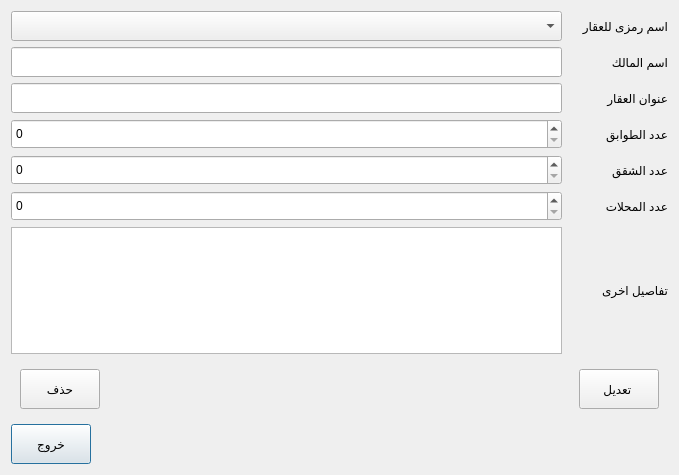
<?xml version="1.0" encoding="UTF-8"?>
<ui version="4.0">
 <class>estatesedit</class>
 <widget class="QDialog" name="estatesedit">
  <property name="geometry">
   <rect>
    <x>0</x>
    <y>0</y>
    <width>679</width>
    <height>475</height>
   </rect>
  </property>
  <property name="windowTitle">
   <string>تعديل/حذف عقار</string>
  </property>
  <layout class="QGridLayout" name="gridLayout_3">
   <item row="1" column="0">
    <widget class="QPushButton" name="pushButton">
     <property name="minimumSize">
      <size>
       <width>40</width>
       <height>40</height>
      </size>
     </property>
     <property name="text">
      <string>خروج</string>
     </property>
    </widget>
   </item>
   <item row="1" column="1">
    <spacer name="horizontalSpacer">
     <property name="orientation">
      <enum>Qt::Horizontal</enum>
     </property>
     <property name="sizeHint" stdset="0">
      <size>
       <width>40</width>
       <height>20</height>
      </size>
     </property>
    </spacer>
   </item>
   <item row="0" column="0" colspan="2">
    <layout class="QGridLayout" name="gridLayout">
     <item row="0" column="1">
      <widget class="QLabel" name="label">
       <property name="minimumSize">
        <size>
         <width>100</width>
         <height>0</height>
        </size>
       </property>
       <property name="text">
        <string>اسم رمزى للعقار</string>
       </property>
      </widget>
     </item>
     <item row="3" column="1">
      <widget class="QLabel" name="label_4">
       <property name="minimumSize">
        <size>
         <width>100</width>
         <height>0</height>
        </size>
       </property>
       <property name="text">
        <string>عدد الطوابق</string>
       </property>
      </widget>
     </item>
     <item row="5" column="0">
      <widget class="QSpinBox" name="spinBox_3">
       <property name="minimumSize">
        <size>
         <width>0</width>
         <height>30</height>
        </size>
       </property>
      </widget>
     </item>
     <item row="4" column="1">
      <widget class="QLabel" name="label_5">
       <property name="minimumSize">
        <size>
         <width>100</width>
         <height>0</height>
        </size>
       </property>
       <property name="text">
        <string>عدد الشقق</string>
       </property>
      </widget>
     </item>
     <item row="3" column="0">
      <widget class="QSpinBox" name="spinBox">
       <property name="minimumSize">
        <size>
         <width>0</width>
         <height>30</height>
        </size>
       </property>
      </widget>
     </item>
     <item row="1" column="1">
      <widget class="QLabel" name="label_2">
       <property name="minimumSize">
        <size>
         <width>100</width>
         <height>0</height>
        </size>
       </property>
       <property name="text">
        <string>اسم المالك</string>
       </property>
      </widget>
     </item>
     <item row="6" column="0">
      <widget class="QTextEdit" name="textEdit"/>
     </item>
     <item row="5" column="1">
      <widget class="QLabel" name="label_6">
       <property name="minimumSize">
        <size>
         <width>100</width>
         <height>0</height>
        </size>
       </property>
       <property name="text">
        <string>عدد المحلات</string>
       </property>
      </widget>
     </item>
     <item row="2" column="1">
      <widget class="QLabel" name="label_3">
       <property name="text">
        <string>عنوان العقار</string>
       </property>
      </widget>
     </item>
     <item row="1" column="0">
      <widget class="QLineEdit" name="lineEdit">
       <property name="minimumSize">
        <size>
         <width>0</width>
         <height>30</height>
        </size>
       </property>
      </widget>
     </item>
     <item row="0" column="0">
      <widget class="QComboBox" name="comboBox">
       <property name="minimumSize">
        <size>
         <width>0</width>
         <height>30</height>
        </size>
       </property>
      </widget>
     </item>
     <item row="4" column="0">
      <widget class="QSpinBox" name="spinBox_2">
       <property name="minimumSize">
        <size>
         <width>0</width>
         <height>30</height>
        </size>
       </property>
      </widget>
     </item>
     <item row="2" column="0">
      <widget class="QLineEdit" name="lineEdit_2">
       <property name="minimumSize">
        <size>
         <width>0</width>
         <height>30</height>
        </size>
       </property>
      </widget>
     </item>
     <item row="6" column="1">
      <widget class="QLabel" name="label_7">
       <property name="minimumSize">
        <size>
         <width>100</width>
         <height>0</height>
        </size>
       </property>
       <property name="text">
        <string>تفاصيل اخرى</string>
       </property>
      </widget>
     </item>
     <item row="7" column="0" colspan="2">
      <widget class="QWidget" name="widget" native="true">
       <layout class="QGridLayout" name="gridLayout_2">
        <item row="0" column="2">
         <widget class="QPushButton" name="pushButton_3">
          <property name="minimumSize">
           <size>
            <width>40</width>
            <height>40</height>
           </size>
          </property>
          <property name="text">
           <string>تعديل </string>
          </property>
         </widget>
        </item>
        <item row="0" column="0">
         <widget class="QPushButton" name="pushButton_2">
          <property name="minimumSize">
           <size>
            <width>40</width>
            <height>40</height>
           </size>
          </property>
          <property name="text">
           <string>حذف</string>
          </property>
         </widget>
        </item>
        <item row="0" column="1">
         <spacer name="horizontalSpacer_2">
          <property name="orientation">
           <enum>Qt::Horizontal</enum>
          </property>
          <property name="sizeHint" stdset="0">
           <size>
            <width>40</width>
            <height>20</height>
           </size>
          </property>
         </spacer>
        </item>
       </layout>
      </widget>
     </item>
    </layout>
   </item>
  </layout>
 </widget>
 <resources/>
 <connections/>
</ui>
